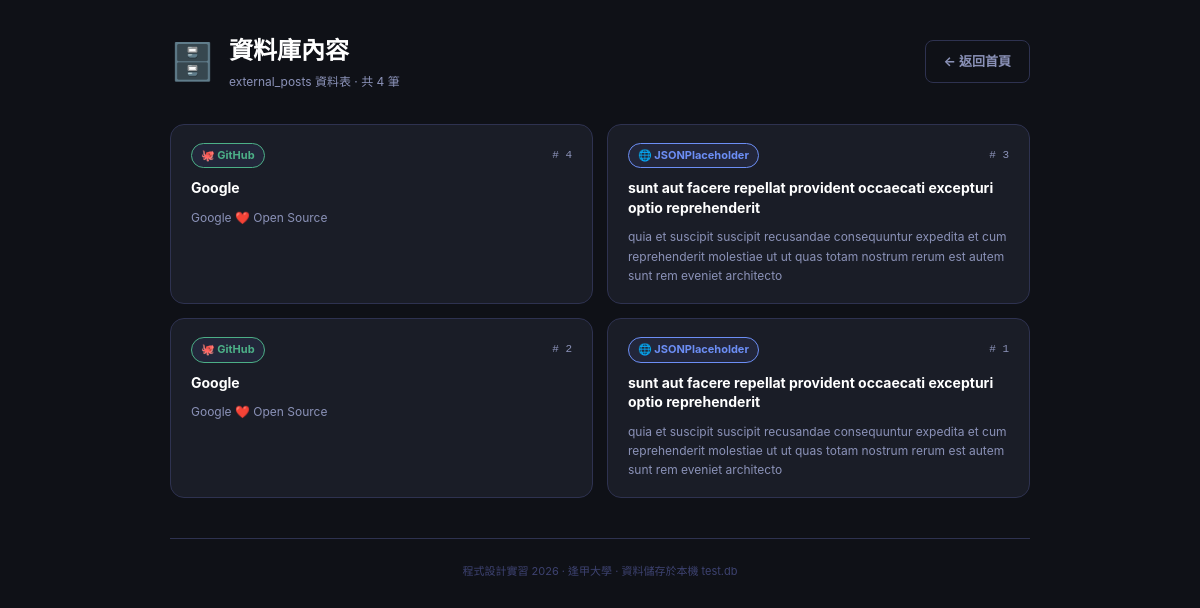
/view, run on the app's committed database.
### tables this page shows
CREATE TABLE external_posts (
            id      INTEGER PRIMARY KEY AUTOINCREMENT,
            source  TEXT,    -- 資料來源，例如 "JSONPlaceholder" 或 "GitHub"
            title   TEXT,    -- 標題
            content TEXT     -- 內文
        );

### main.py (the view)
@app.route("/view")
def view():
    conn = sqlite3.connect(DB_FILE)
    conn.row_factory = sqlite3.Row
    cursor = conn.cursor()
    cursor.execute("SELECT * FROM external_posts ORDER BY id DESC")
    posts = cursor.fetchall()   # 取出所有資料列
    conn.close()
    return render_template("view.html", posts=posts)

### templates/view.html (shortened to what this page needs)
<!DOCTYPE html>
<html lang="zh-TW">
<head>
    <link rel="stylesheet" href="{{ url_for('static', filename='css/style.css') }}">
</head>
<body>
<div class="page-wrapper">
    <header class="site-header">
        <div class="header-inner">
            <div class="logo">
                <span class="logo-icon">🗄️</span>
                <div>
                    <h1>資料庫內容</h1>
                    <p>external_posts 資料表 · 共 {{ posts|length }} 筆</p>
                </div>
            </div>
            <a href="/" class="btn btn-outline">← 返回首頁</a>
        </div>
    </header>
    <main class="cards-area">
        {% if posts %}
            <div class="card-grid">
                {% for post in posts %}
                <div class="data-card">
                    <div class="card-header">
                        <span class="source-badge source-{{ post['source'] | lower | replace(' ', '-') }}">
                            {% if post['source'] == 'JSONPlaceholder' %}🌐{% elif post['source'] == 'GitHub' %}🐙{% else %}📦{% endif %}
                            {{ post['source'] }}
                        </span>
                        <span class="card-id"># {{ post['id'] }}</span>
                    </div>
                    <h3 class="card-title">{{ post['title'] }}</h3>
                    <p class="card-content">{{ post['content'] }}</p>
                </div>
                {% endfor %}
            </div>
        {% endif %}
    </main>
    <footer class="site-footer">
        <p>程式設計實習 2026 · 逢甲大學 · 資料儲存於本機 test.db</p>
    </footer>
</div>
</body>
</html>

### static/css/style.css (style rules this page uses)
*, *::before, *::after { box-sizing: border-box; margin: 0; padding: 0; }
:root { --bg: #0f1117; --surface: #1a1d27; --border: #2e3250; --text: #e8eaf6; --muted: #8b92b8; --blue: #6c8ef5; --green: #4caf87; --purple: #a78bfa; --red: #f06292; --radius: 14px; }
body { font-family: -apple-system, BlinkMacSystemFont, "Segoe UI", sans-serif; background: var(--bg); color: var(--text); min-height: 100vh; line-height: 1.6; }
.page-wrapper { max-width: 900px; margin: 0 auto; padding: 32px 20px 60px; }
.site-header { margin-bottom: 32px; }
.header-inner { display: flex; align-items: center; justify-content: space-between; gap: 16px; flex-wrap: wrap; }
.logo { display: flex; align-items: center; gap: 14px; }
.logo-icon { font-size: 36px; }
.logo h1 { font-size: 1.5rem; font-weight: 800; color: #fff; }
.logo p { font-size: 12px; color: var(--muted); margin-top: 2px; }
.btn { display: inline-block; padding: 10px 18px; border-radius: 8px; font-size: 13px; font-weight: 700; text-decoration: none; text-align: center; transition: all .15s; border: none; cursor: pointer; }
.btn-outline { background: transparent; border: 1px solid var(--border); color: var(--muted); }
.cards-area { margin-bottom: 40px; }
.card-grid { display: grid; grid-template-columns: repeat(auto-fill, minmax(280px, 1fr)); gap: 14px; }
.data-card { background: var(--surface); border: 1px solid var(--border); border-radius: var(--radius); padding: 18px 20px; display: flex; flex-direction: column; gap: 10px; transition: border-color .2s; }
.card-header { display: flex; align-items: center; justify-content: space-between; gap: 8px; }
.source-badge { font-size: 11px; font-weight: 700; padding: 3px 9px; border-radius: 20px; background: #22263a; border: 1px solid var(--border); }
.source-jsonplaceholder { color: var(--blue); border-color: var(--blue); }
.source-github { color: var(--green); border-color: var(--green); }
.card-id { font-size: 11px; color: var(--muted); font-family: monospace; }
.card-title { font-size: 14px; font-weight: 700; color: #fff; line-height: 1.4; }
.card-content { font-size: 12px; color: var(--muted); line-height: 1.6; }
.site-footer { text-align: center; font-size: 11px; color: #3d4270; padding-top: 24px; border-top: 1px solid var(--border); }

### data on the page
external_posts: source "GitHub", id "4", title "Google", content "Google ❤️ Open Source"
external_posts: source "JSONPlaceholder", id "3", title "sunt aut facere repellat provident occaecati excepturi optio reprehenderit", content "quia et suscipit suscipit recusandae consequuntur expedita et cum reprehenderit molestiae ut ut quas totam nostrum rerum est autem sunt rem eveniet architecto"
external_posts: source "GitHub", id "2", title "Google", content "Google ❤️ Open Source"
external_posts: source "JSONPlaceholder", id "1", title "sunt aut facere repellat provident occaecati excepturi optio reprehenderit", content "quia et suscipit suscipit recusandae consequuntur expedita et cum reprehenderit molestiae ut ut quas totam nostrum rerum est autem sunt rem eveniet architecto"

### other printed values
{{ posts|length }} "4"
